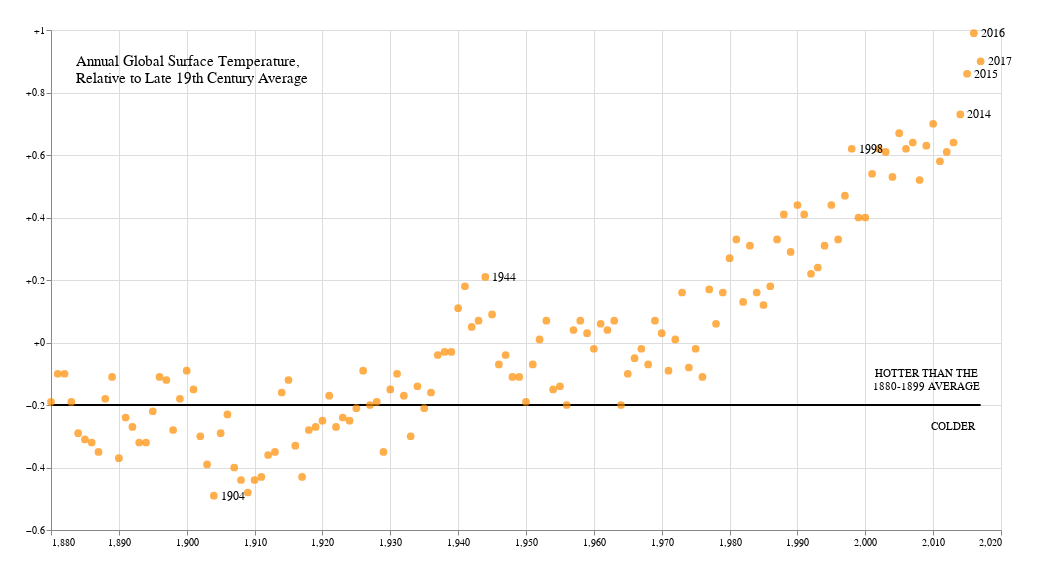

Write notebook code for a chart like this one.
### Code cell
chart = alt.Chart(df).mark_point(filled = True, size = 60).encode(
    x = alt.X(field='Year', 
              title = "",
              scale = alt.Scale(
                  zero = False),
              axis = alt.Axis(tickCount = 10),
              type = 'quantitative'),
    y = alt.Y(field = 'J-D',
              title = "",
              axis = alt.Axis(tickCount = 10, format = '+'),
              type = 'quantitative'),
    color = alt.value("#FF8C00"))

line = pd.DataFrame({
    'Year': [1880, 2017],
    'Temp':  [-0.2, -0.2],
})

line = alt.Chart(line).mark_line(color= 'black').encode(
    x= 'Year',
    y= 'Temp',
)

text1 = alt.Chart({'values':[{'x': 2009, 'y': -0.1}]}).mark_text(lineBreak='\n',
    text=' HOTTER THAN THE\n1880-1899 AVERAGE'
).encode(
    x='x:Q', y='y:Q'
)

text2 = alt.Chart({'values':[{'x': 2013, 'y': -0.27}]}).mark_text(
    text='COLDER'
).encode(
    x='x:Q', y='y:Q'
)

text3 = alt.Chart({'values':[{'x': 1883, 'y': 0.9}]}).mark_text(lineBreak='\n',
    align='left',
    baseline='middle',
    dx=5,
    fontSize = 15,                                                            
    text='Annual Global Surface Temperature,\nRelative to Late 19th Century Average'
).encode(
    x='x:Q', y='y:Q'
)

points = df[df["Year"].isin([1904, 1944, 1998, 2014, 2015, 2017, 2016])]

points_chart = alt.Chart(points).mark_point().encode(
    x='x:Q',
    y='y:Q'
)

labels = points_chart.mark_text(
    align='left',
    baseline='middle',
    dx=7,
    size = 12
).encode(
    x = alt.X(title = "", field='Year', type = 'quantitative'),
    y = alt.Y(title = "", field = 'J-D', type = 'quantitative'),
    text='Year'
)

alt.layer(line, chart, text1, text2, text3, labels).properties(width = 950, height = 500, background = '#FFFFFF', padding = 25)

### Figure 1 — Vega-Lite specification as saved in the notebook (floating-point values rounded to 4 significant figures; data arrays with more than 128 entries replaced by an {"elided": "..."} marker saying what was removed)
{"config": {"view": {"continuousWidth": 400, "continuousHeight": 300}}, "layer": [{"data": {"name": "data-294a57cc9c1802304f156ed3eab31b25"}, "mark": {"type": "line", "color": "black"}, "encoding": {"x": {"type": "quantitative", "field": "Year"}, "y": {"type": "quantitative", "field": "Temp"}}}, {"data": {"name": "data-5cba552e0fd77e6cbafb6fd4c5c45f10"}, "mark": {"type": "point", "filled": true, "size": 60}, "encoding": {"color": {"value": "#FF8C00"}, "x": {"type": "quantitative", "axis": {"tickCount": 10}, "field": "Year", "scale": {"zero": false}, "title": ""}, "y": {"type": "quantitative", "axis": {"format": "+", "tickCount": 10}, "field": "J-D", "title": ""}}}, {"data": {"name": "data-3f8c001465250587456bcbde99e86de3"}, "mark": {"type": "text", "lineBreak": "\n", "text": " HOTTER THAN THE\n1880-1899 AVERAGE"}, "encoding": {"x": {"type": "quantitative", "field": "x"}, "y": {"type": "quantitative", "field": "y"}}}, {"data": {"name": "data-ea4770f9c9801d1f0f691baf6c452914"}, "mark": {"type": "text", "text": "COLDER"}, "encoding": {"x": {"type": "quantitative", "field": "x"}, "y": {"type": "quantitative", "field": "y"}}}, {"data": {"name": "data-fde9aaae90044706304d69493823ee6b"}, "mark": {"type": "text", "align": "left", "baseline": "middle", "dx": 5, "fontSize": 15, "lineBreak": "\n", "text": "Annual Global Surface Temperature,\nRelative to Late 19th Century Average"}, "encoding": {"x": {"type": "quantitative", "field": "x"}, "y": {"type": "quantitative", "field": "y"}}}, {"data": {"name": "data-04985d29f3b65af2f0db135f578ab5f5"}, "mark": {"type": "text", "align": "left", "baseline": "middle", "dx": 7, "size": 12}, "encoding": {"text": {"type": "quantitative", "field": "Year"}, "x": {"type": "quantitative", "field": "Year", "title": ""}, "y": {"type": "quantitative", "field": "J-D", "title": ""}}}], "background": "#FFFFFF", "height": 500, "padding": 25, "width": 950, "$schema": "https://vega.github.io/schema/vega-lite/v4.8.1.json", "datasets": {"data-294a57cc9c1802304f156ed3eab31b25": [{"Year": 1880, "Temp": -0.2}, {"Year": 2017, "Temp": -0.2}], "data-5cba552e0fd77e6cbafb6fd4c5c45f10": {"elided": "138 records"}, "data-3f8c001465250587456bcbde99e86de3": [{"x": 2009, "y": -0.1}], "data-ea4770f9c9801d1f0f691baf6c452914": [{"x": 2013, "y": -0.27}], "data-fde9aaae90044706304d69493823ee6b": [{"x": 1883, "y": 0.9}], "data-04985d29f3b65af2f0db135f578ab5f5": [{"Year": 1904, "J-D": -0.49}, {"Year": 1944, "J-D": 0.21}, {"Year": 1998, "J-D": 0.62}, {"Year": 2014, "J-D": 0.73}, {"Year": 2015, "J-D": 0.86}, {"Year": 2016, "J-D": 0.99}, {"Year": 2017, "J-D": 0.9}]}}
